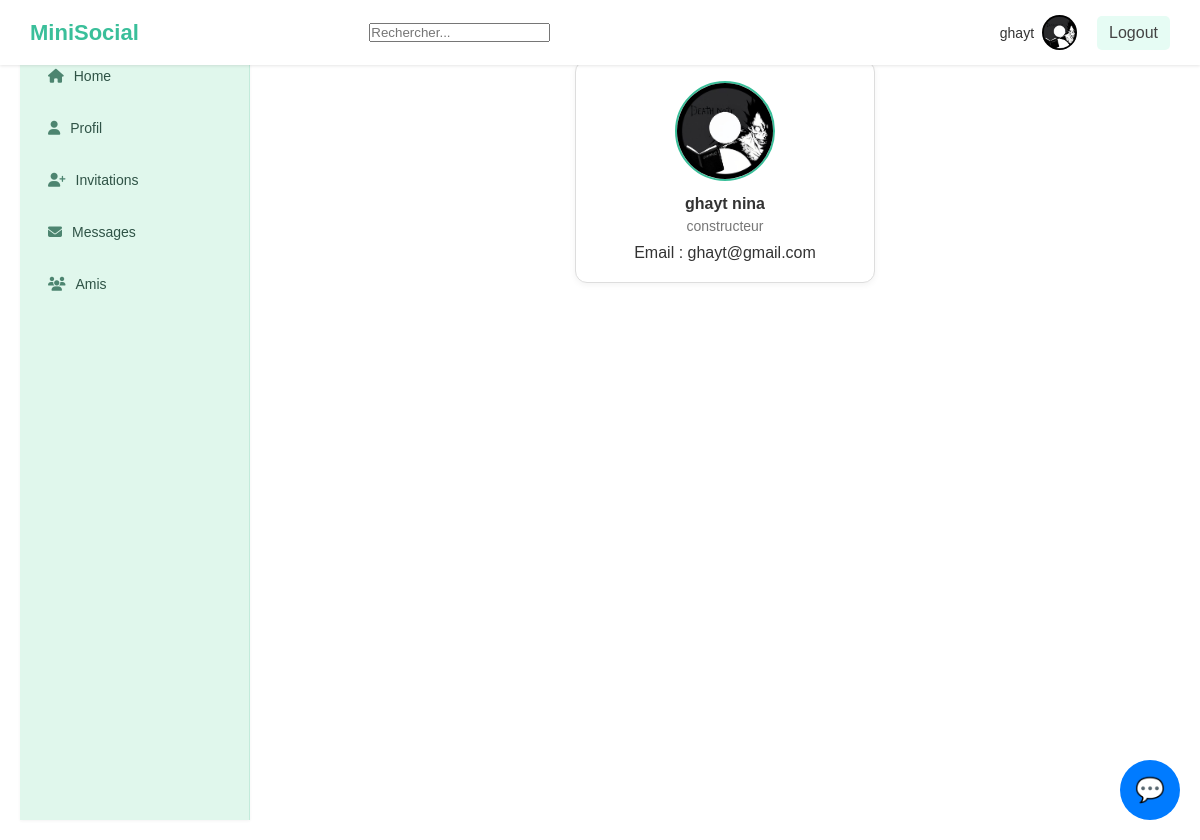
Page /social/profile.php (signed in) on the committed database.
### tables this page shows
CREATE TABLE `users` (
  `id` int(11) NOT NULL,
  `nom` varchar(50) NOT NULL,
  `prenom` varchar(50) NOT NULL,
  `email` varchar(255) NOT NULL,
  `password` varchar(255) NOT NULL,
  `profession` varchar(100) DEFAULT 'Non spécifié',
  `image` varchar(255) DEFAULT 'default.jpg'
);

### social/profile.php (the view, shortened to what this page needs)
<?php
include 'config.php';
include 'messaging.php';
$loggedInUserId = $_SESSION['user_id'];
$profileId = isset($_GET['id']) ? intval($_GET['id']) : $loggedInUserId;
$sql = "SELECT * FROM users WHERE id = $profileId";
$result = mysqli_query($conn, $sql);
$profile = mysqli_fetch_assoc($result);
include 'navbar.php';
?>
<!DOCTYPE html>
<html lang="fr">
<head>
  <link rel="stylesheet" href="style.css">
</head>
<body>
<main>
  <div class="profile-container">
    <div class="profile-card">
      <img src="images/<?php echo htmlspecialchars($profile['image'] ?? 'ami3.jpg'); ?>" alt="Photo Profil" class="profile-card-avatar">
      <h3><?php echo htmlspecialchars($profile['prenom'] . ' ' . $profile['nom']); ?></h3>
      <p class="profession"><?php echo htmlspecialchars($profile['profession']); ?></p>
      <p>Email : <?php echo htmlspecialchars($profile['email']); ?></p>
    </div>
  </div>
</main>
</body>
</html>

### social/style.css (style rules this page uses)
* { margin: 0; padding: 0; box-sizing: border-box; }
body { font-family: 'Poppins', sans-serif; color: #333; margin: 0; }
.profile-card { background: #fff; border: 1px solid #ddd; border-radius: 8px; text-align: center; padding: 20px; box-shadow: 0 2px 6px rgba(0,0,0,0.05); }
.profile-card-avatar { width: 80px; height: 80px; border-radius: 50%; object-fit: cover; margin-bottom: 10px; border: 2px solid #3abf9a; }
.profile-card h3 { font-size: 16px; margin-bottom: 5px; }
.profession { font-size: 14px; color: #777; margin-bottom: 10px; }
.profile-container { padding: 20px; }
.profile-card { width: 100%; max-width: 300px; margin: 0 auto; background: #fff; text-align: center; padding: 20px; border-radius: 12px; box-shadow: 0 2px 6px rgba(0,0,0,0.05); }
.profile-card-avatar { width: 100px; height: 100px; border-radius: 50%; object-fit: cover; margin-bottom: 10px; border: 2px solid #3abf9a; }

### rows in the picture
users: image (picture), prenom+nom "ghayt nina", profession "constructeur", email "ghayt@gmail.com"

### other values in the picture
$_SESSION['prenom'] "ghayt"
